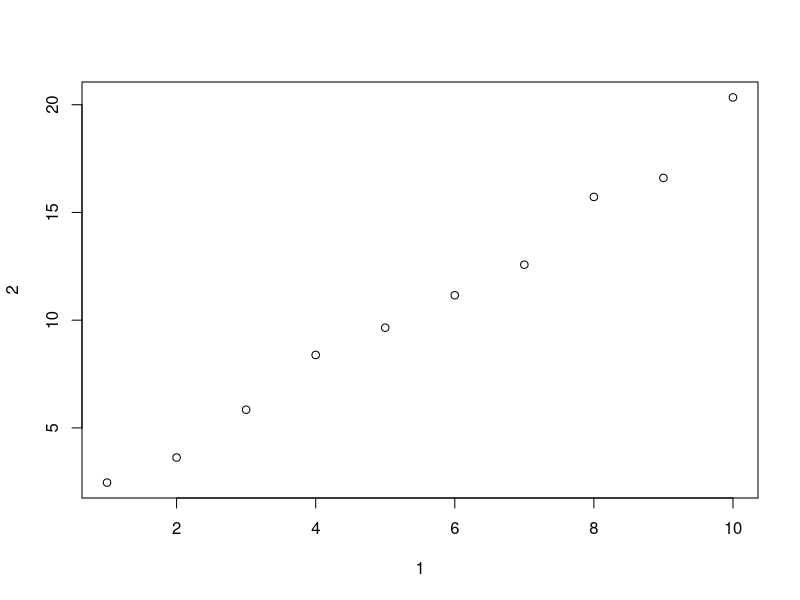
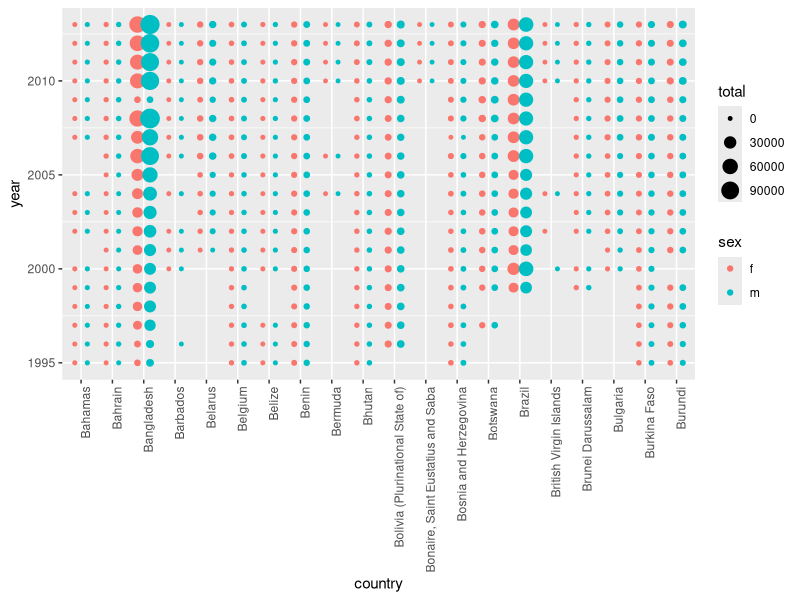
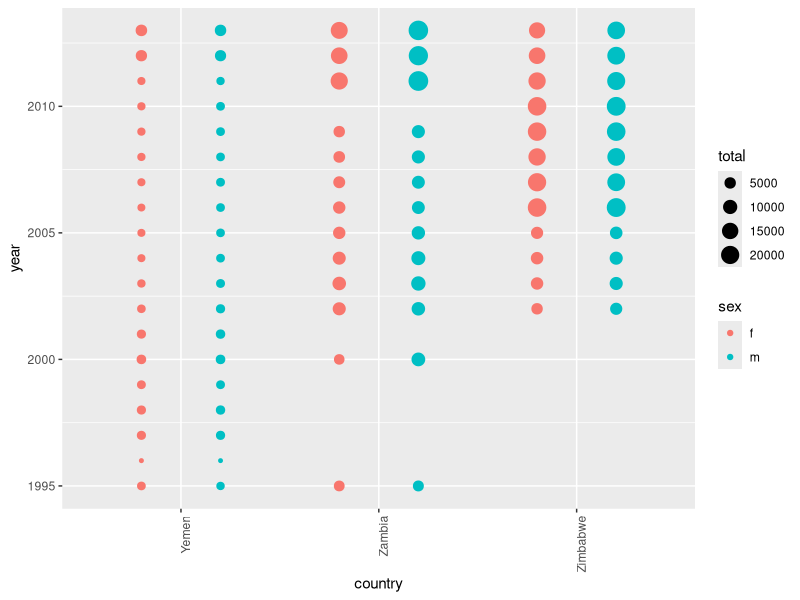

Write R code to recreate these figures, in order.
## ---- chunk 1
knitr::opts_chunk$set(echo = TRUE)
## ---- chunk 2
library(tidyverse)
## ---- chunk 3
head(as.tibble(mtcars))
head(mtcars)
## ---- chunk 4
df <- data.frame(abc = 1, xyz = "a")
dt <- as.tibble(df)

df
attributes(df)

dt
attributes(dt)

df$x
dt$x

# Specifying a single "box" within a data-frame yields the actual object within
# the data-frame.
df[, "xyz"]
attributes(df[,"xyz"])

# However selecting a subset of a data-frame that has multiple "boxes" yields a
# data-frame
df[, c("abc", "xyz")]
attributes(df[, c("abc","xyz")])

# Meanwhile any subset of a tibble, no matter how small, is also a tibble.
dt[, "xyz"]
attributes(dt[,"xyz"])

dt[, c("abc", "xyz")]
attributes(dt[, c("abc","xyz")])
## ---- chunk 5
var <- "mpg"
ct <- as.tibble(mtcars)
ct[var]
ct[[var]]
## ---- chunk 6
annoying <- tibble(
  `1` = 1:10,
  `2` = `1` * 2 + rnorm(length(`1`))
)
## ---- chunk 7
annoying[["1"]]
annoying$`1`
## ---- chunk 8
plot(annoying)
## ---- chunk 9
less_annoying <- bind_cols(annoying,
                           tibble(`3` = annoying$`2`/annoying$`1`))
less_annoying
## ---- chunk 10
attributes(less_annoying)
re_name <- function(tib, old, nu){
  attr(tib,'names')[match(old, attr(tib,'names'))] = nu
}
# For some reason the above function doesn't work, but the below lines, which
# are identical to the function with variable names manually plugged in, do
# work.
attr(less_annoying,'names')[match(1, attr(less_annoying,'names'))] <- 'one'
attr(less_annoying,'names')[match(2, attr(less_annoying,'names'))] <- 'two'
attr(less_annoying,'names')[match(3, attr(less_annoying,'names'))] <- 'three'
less_annoying
## ---- chunk 11
test <- tibble(key = c(1:2), value = c("newrel_f5564", "new_rel_f5565"))
test %>% 
  separate(value, c("new", "type", "sexage"), sep = "_")
## ---- chunk 12
# Create a reference table of which "country" values should match to which
# "iso2" and "iso3" values.
comp = data.frame(unique(who$country), unique(who$iso2), unique(who$iso3))

# The three calls below evaluate to "1" if for every row in "who", the
# "country", "iso2", and "iso3" values match correctly.
# i.e. makes sure that "United States of America" always matches to "US" which
#      always matches to "USA".
prod(match(who$country,comp[,1]) == match(who$iso2,comp[,2]))
prod(match(who$country,comp[,1]) == match(who$iso3,comp[,3]))
prod(match(who$iso3,comp[,3]) == match(who$iso2,comp[,2]))
## ---- chunk 13
who2 <- who %>%
  gather(code, value, new_sp_m014:newrel_f65, na.rm = TRUE) %>% 
  mutate(code = stringr::str_replace(code, "newrel", "new_rel")) %>%
  separate(code, c("new", "var", "sexage")) %>% 
  select(-new, -iso2, -iso3) %>% 
  separate(sexage, c("sex", "age"), sep = 1)

who3 <- who2 %>% group_by(country, sex, year) %>% summarize(total = sum(value))

plotwho <- function(excl_low, incl_hi){
  ggplot(filter(who3, country < incl_hi, country > excl_low),
         aes(country,
             year,
             size = total,
             color = sex,
             group = sex)
         ) +
  theme(axis.text.x = element_text(angle = 90, hjust = 1)) +
  geom_point(position = position_dodge(width = 0.8))
}

plotwho("B","C")
plotwho("X","ZZ")
